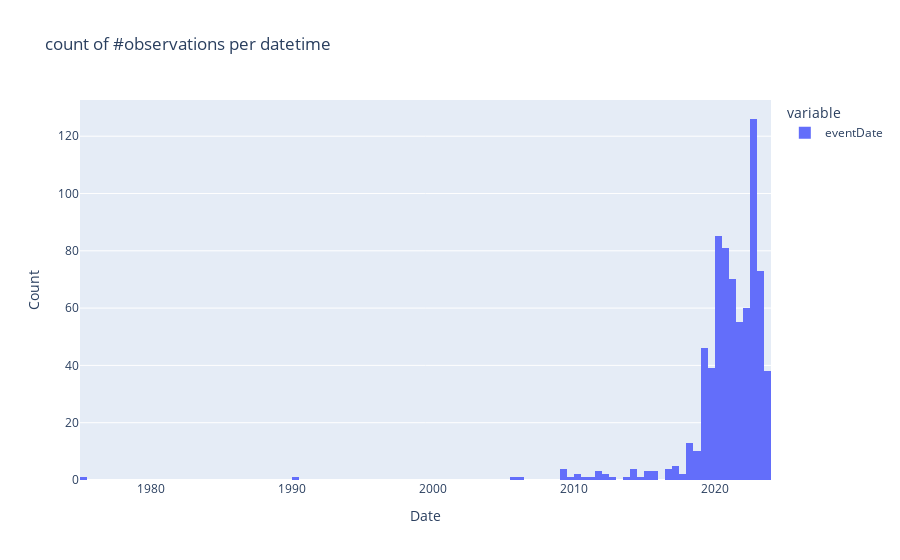

This figure's notebook cell:
### Markdown cell above
<div class="alert alert-warning">
<b>[Question 1.3] New features </b>  <br>
What features have you added? If a particular manipulation has been applied, please explain.
</div> 

<br><font size=7 color=#009999> <b>PART 2 - DATA VISUALIZATION</b> </font> <br><br>

Now that we are done with handling and preprocessing the data, we will further dig into the dataset to see what it actually contains.

<br><font size=5 color=#009999> <b>PART 2.1 - DATASET EXPLORATION</b> </font> <br><br>

Bringing an **understanding of data** to data scientists **is crucial**. Visualizing the distributions of each feature generally provides a good insight into how that data is distributed. 

There exists plenty of ways for visualizing large amount of data. Indeed, data visualization is a whole branch of data science which aims to make accessible the ways to view and understand data.

Hopefully, there also exists many amazing tools that allow you to plot data efficiently. We provide you with two simple examples of those (note that we sometimes subsample the dataset to avoid plots with a too large amount of points, which can be slow on some computers).

### Code cell
"""
CELL N°7: OBSERVATIONS PER DATETIME
"""

fig = df.sample(frac=0.01, random_state=1234)["eventDate"].hist(
    backend="plotly", title="count of #observations per datetime"
)

fig.update_layout(
    xaxis_title="Date",
    yaxis_title="Count",
)

### Figure 1 — Plotly figure (JSON) as saved in the notebook; plotly's stock layout.template omitted (floating-point values rounded to 4 significant figures; data arrays with more than 128 entries replaced by an {"elided": "..."} marker saying what was removed)
{"data": [{"alignmentgroup": "True", "bingroup": "x", "hovertemplate": "variable=eventDate<br>value=%{x}<br>count=%{y}<extra></extra>", "legendgroup": "eventDate", "marker": {"color": "#636efa", "pattern": {"shape": ""}}, "name": "eventDate", "offsetgroup": "eventDate", "orientation": "v", "showlegend": true, "type": "histogram", "x": {"elided": "738 str values"}, "xaxis": "x", "yaxis": "y"}], "layout": {"barmode": "relative", "legend": {"title": {"text": "variable"}, "tracegroupgap": 0}, "title": {"text": "count of #observations per datetime"}, "xaxis": {"anchor": "y", "domain": [0, 1], "title": {"text": "Date"}}, "yaxis": {"anchor": "x", "domain": [0, 1], "title": {"text": "Count"}}}}
